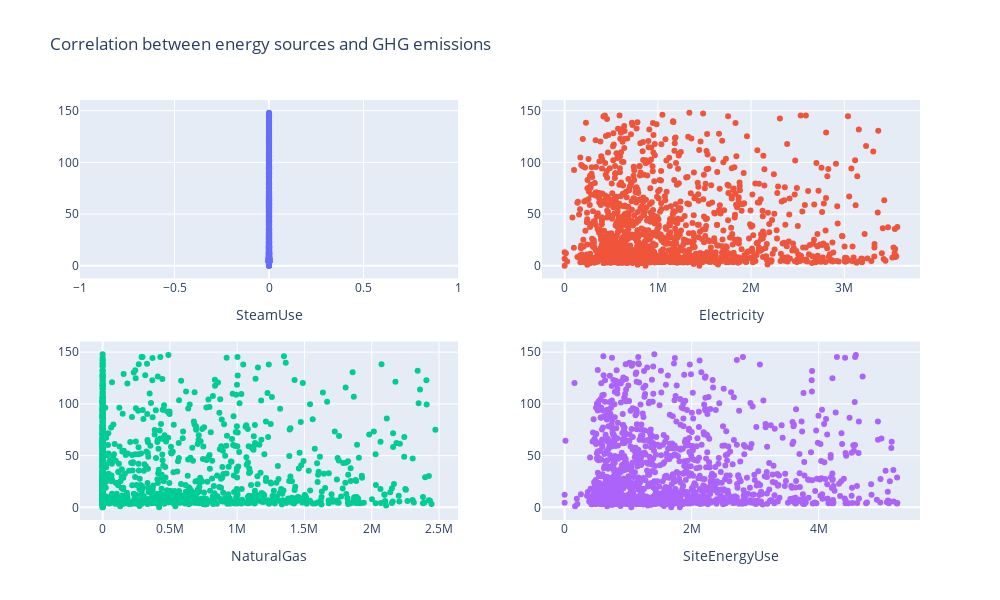

Write notebook code for a chart like this one.
### Code cell
energy_vars = ['SteamUse(kBtu)', 'Electricity(kBtu)', 'NaturalGas(kBtu)', 'SiteEnergyUse(kBtu)']
fig = make_subplots(rows=2, cols=2)

for i, var in enumerate(energy_vars):
    row = (i//2)+1
    col=(i%2)+1
    
    fig.add_trace(go.Scatter(x=filter_out_outliers(df, var)[var], y=filter_out_outliers(df, 'TotalGHGEmissions')['TotalGHGEmissions'], mode='markers'), row=row, col=col)
    fig.update_xaxes(title_text=var[:-6], row=row, col=col)

fig.update_layout(height=600, width= 1000, showlegend=False, title='Correlation between energy sources and GHG emissions')
fig.show()

### Figure 1 — Plotly figure (JSON) as saved in the notebook; plotly's stock layout.template omitted (floating-point values rounded to 4 significant figures; data arrays with more than 128 entries replaced by an {"elided": "..."} marker saying what was removed)
{"data": [{"mode": "markers", "type": "scatter", "x": {"elided": "1678 int values"}, "xaxis": "x", "y": {"elided": "1548 float values"}, "yaxis": "y"}, {"mode": "markers", "type": "scatter", "x": {"elided": "1530 int values"}, "xaxis": "x2", "y": {"elided": "1548 float values"}, "yaxis": "y2"}, {"mode": "markers", "type": "scatter", "x": {"elided": "1560 int values"}, "xaxis": "x3", "y": {"elided": "1548 float values"}, "yaxis": "y3"}, {"mode": "markers", "type": "scatter", "x": {"elided": "1525 float values"}, "xaxis": "x4", "y": {"elided": "1548 float values"}, "yaxis": "y4"}], "layout": {"height": 600, "showlegend": false, "title": {"text": "Correlation between energy sources and GHG emissions"}, "width": 1000, "xaxis": {"anchor": "y", "autorange": true, "domain": [0, 0.45], "range": [-1, 1], "title": {"text": "SteamUse"}, "type": "linear"}, "xaxis2": {"anchor": "y2", "autorange": true, "domain": [0.55, 1], "range": [-243000.0, 3812000.0], "title": {"text": "Electricity"}, "type": "linear"}, "xaxis3": {"anchor": "y3", "autorange": true, "domain": [0, 0.45], "range": [-168300.0, 2641000.0], "title": {"text": "NaturalGas"}, "type": "linear"}, "xaxis4": {"anchor": "y4", "autorange": true, "domain": [0.55, 1], "range": [-356700.0, 5596000.0], "title": {"text": "SiteEnergyUse"}, "type": "linear"}, "yaxis": {"anchor": "x", "autorange": true, "domain": [0.575, 1], "range": [-12.25, 160.3], "type": "linear"}, "yaxis2": {"anchor": "x2", "autorange": true, "domain": [0.575, 1], "range": [-12.25, 160.3], "type": "linear"}, "yaxis3": {"anchor": "x3", "autorange": true, "domain": [0, 0.425], "range": [-12.25, 160.3], "type": "linear"}, "yaxis4": {"anchor": "x4", "autorange": true, "domain": [0, 0.425], "range": [-12.25, 160.3], "type": "linear"}}}
